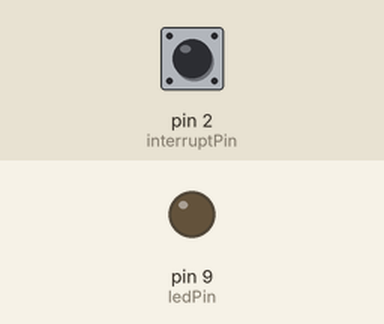
This sketch was run on a simulated Arduino Uno, built with avr-gcc and run on an emulated ATmega328P. On the bench: output pins drawn as LEDs (lit = HIGH). Inputs (shaded band) come from the test bench; at power-on: pin 2 (interruptPin) HIGH.

Above: at 1.2 s.
1.3 s: pin 2 (interruptPin) pulled LOW for 0.15 s
At 1.37 s:
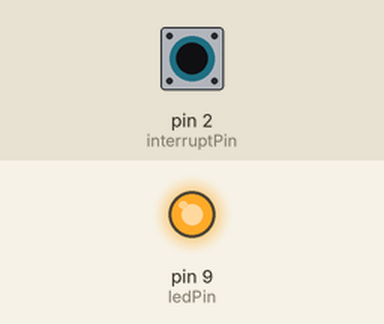
2.9 s: pin 2 (interruptPin) pulled LOW for 3.2 s
At 7.0 s:
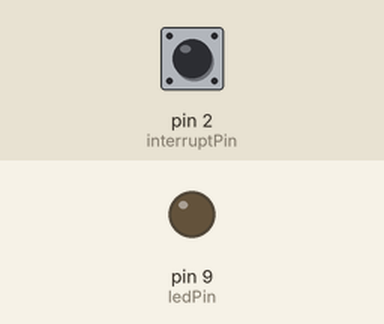
Timing chart, 0 to 8.5 s (numbered marks = the images above; inputs shaded):
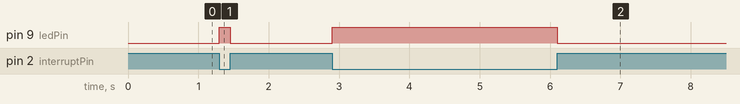

Measured:
- after the input at 1.3 s, pin 9 (ledPin): LOW → HIGH at once, → LOW 0.15 s later
- after the input at 2.9 s, pin 9 (ledPin): LOW → HIGH at once, → LOW 3.2 s later

The sketch:

1.atv.1botao.ino
```cpp
const int ledPin = 9;
const int interruptPin = 2;
bool state = LOW;


void setup() {
  pinMode(ledPin, OUTPUT);
  pinMode(interruptPin, INPUT_PULLUP);
  attachInterrupt(digitalPinToInterrupt(2), blink, CHANGE); /*
  attachInterrupt confgura a interrupçao como o pinMode so que com strutura de for
  o primeiro ali de digitalPinToInterrut serve pra caso erre a entrada isso n permita que o código
  rode
  o segundo é o nome da interrupção
  o terceiro vai ser um dos 4 estados do arduino uno (LOW, RISING, FALLING, CHANGE)
  */

}

void loop() {
  digitalWrite(ledPin, state);
}

void blink(){
  state = !state;
}
```
